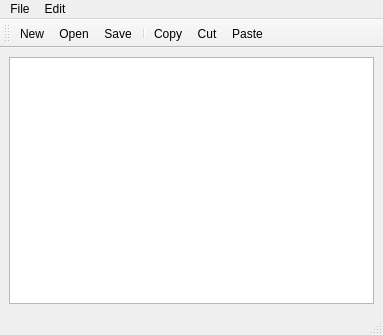
<?xml version="1.0" encoding="UTF-8"?>
<ui version="4.0">
 <class>MainWindow</class>
 <widget class="QMainWindow" name="MainWindow">
  <property name="geometry">
   <rect>
    <x>0</x>
    <y>0</y>
    <width>383</width>
    <height>335</height>
   </rect>
  </property>
  <property name="windowTitle">
   <string>MainWindow</string>
  </property>
  <widget class="QWidget" name="centralwidget">
   <layout class="QVBoxLayout" name="verticalLayout">
    <item>
     <widget class="QPlainTextEdit" name="plainTextEdit"/>
    </item>
   </layout>
  </widget>
  <widget class="QMenuBar" name="menubar">
   <property name="geometry">
    <rect>
     <x>0</x>
     <y>0</y>
     <width>383</width>
     <height>22</height>
    </rect>
   </property>
   <widget class="QMenu" name="menuFile">
    <property name="title">
     <string>File</string>
    </property>
    <addaction name="actionNew"/>
    <addaction name="actionOpen"/>
    <addaction name="actionSave"/>
   </widget>
   <widget class="QMenu" name="menuEdit">
    <property name="title">
     <string>Edit</string>
    </property>
    <addaction name="actionCopy"/>
    <addaction name="actionCut"/>
    <addaction name="actionPaste"/>
    <addaction name="separator"/>
    <addaction name="actionSelect_All"/>
   </widget>
   <addaction name="menuFile"/>
   <addaction name="menuEdit"/>
  </widget>
  <widget class="QStatusBar" name="statusbar"/>
  <widget class="QToolBar" name="toolBar">
   <property name="windowTitle">
    <string>toolBar</string>
   </property>
   <attribute name="toolBarArea">
    <enum>TopToolBarArea</enum>
   </attribute>
   <attribute name="toolBarBreak">
    <bool>false</bool>
   </attribute>
   <addaction name="actionNew"/>
   <addaction name="actionOpen"/>
   <addaction name="actionSave"/>
   <addaction name="separator"/>
   <addaction name="actionCopy"/>
   <addaction name="actionCut"/>
   <addaction name="actionPaste"/>
  </widget>
  <action name="actionNew">
   <property name="text">
    <string>New</string>
   </property>
  </action>
  <action name="actionOpen">
   <property name="text">
    <string>Open</string>
   </property>
  </action>
  <action name="actionSave">
   <property name="text">
    <string>Save</string>
   </property>
  </action>
  <action name="actionCopy">
   <property name="text">
    <string>Copy</string>
   </property>
  </action>
  <action name="actionPaste">
   <property name="text">
    <string>Paste</string>
   </property>
  </action>
  <action name="actionCut">
   <property name="text">
    <string>Cut</string>
   </property>
  </action>
  <action name="actionSelect_All">
   <property name="text">
    <string>Select All</string>
   </property>
  </action>
 </widget>
 <resources/>
 <connections/>
</ui>
